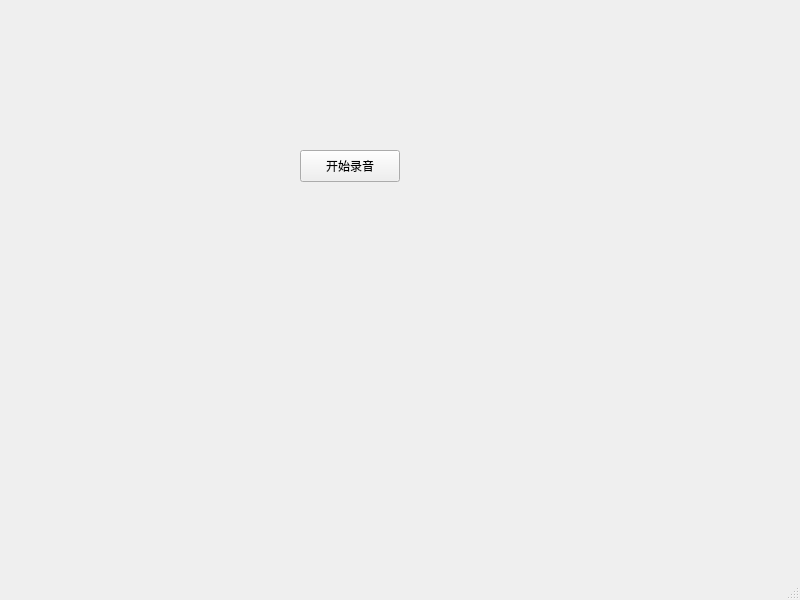
<?xml version="1.0" encoding="UTF-8"?>
<ui version="4.0">
 <class>MainWindow</class>
 <widget class="QMainWindow" name="MainWindow">
  <property name="geometry">
   <rect>
    <x>0</x>
    <y>0</y>
    <width>800</width>
    <height>600</height>
   </rect>
  </property>
  <property name="windowTitle">
   <string>MainWindow</string>
  </property>
  <widget class="QWidget" name="centralwidget">
   <widget class="QPushButton" name="recordButton">
    <property name="geometry">
     <rect>
      <x>300</x>
      <y>150</y>
      <width>100</width>
      <height>32</height>
     </rect>
    </property>
    <property name="text">
     <string>开始录音</string>
    </property>
   </widget>
  </widget>
  <widget class="QMenuBar" name="menubar">
   <property name="geometry">
    <rect>
     <x>0</x>
     <y>0</y>
     <width>800</width>
     <height>24</height>
    </rect>
   </property>
  </widget>
  <widget class="QStatusBar" name="statusbar"/>
 </widget>
 <resources/>
 <connections/>
</ui>
